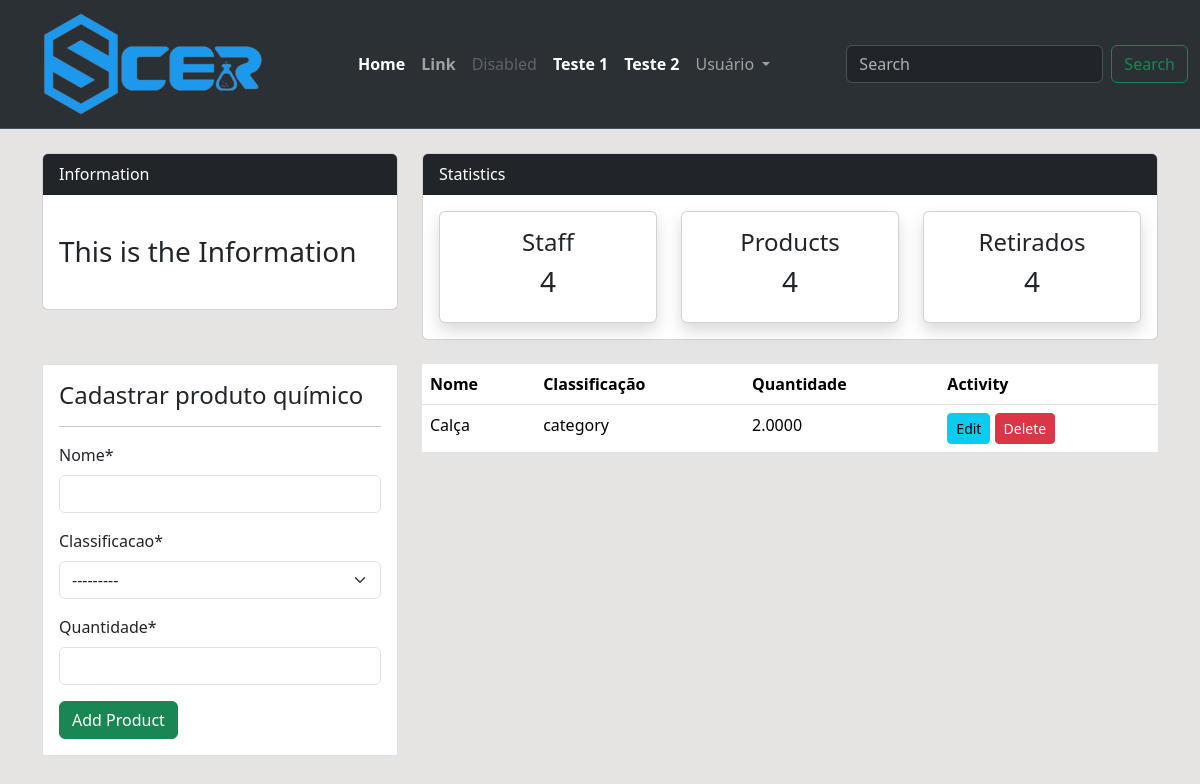
Before: /produtos/ (signed in) with the older database file.
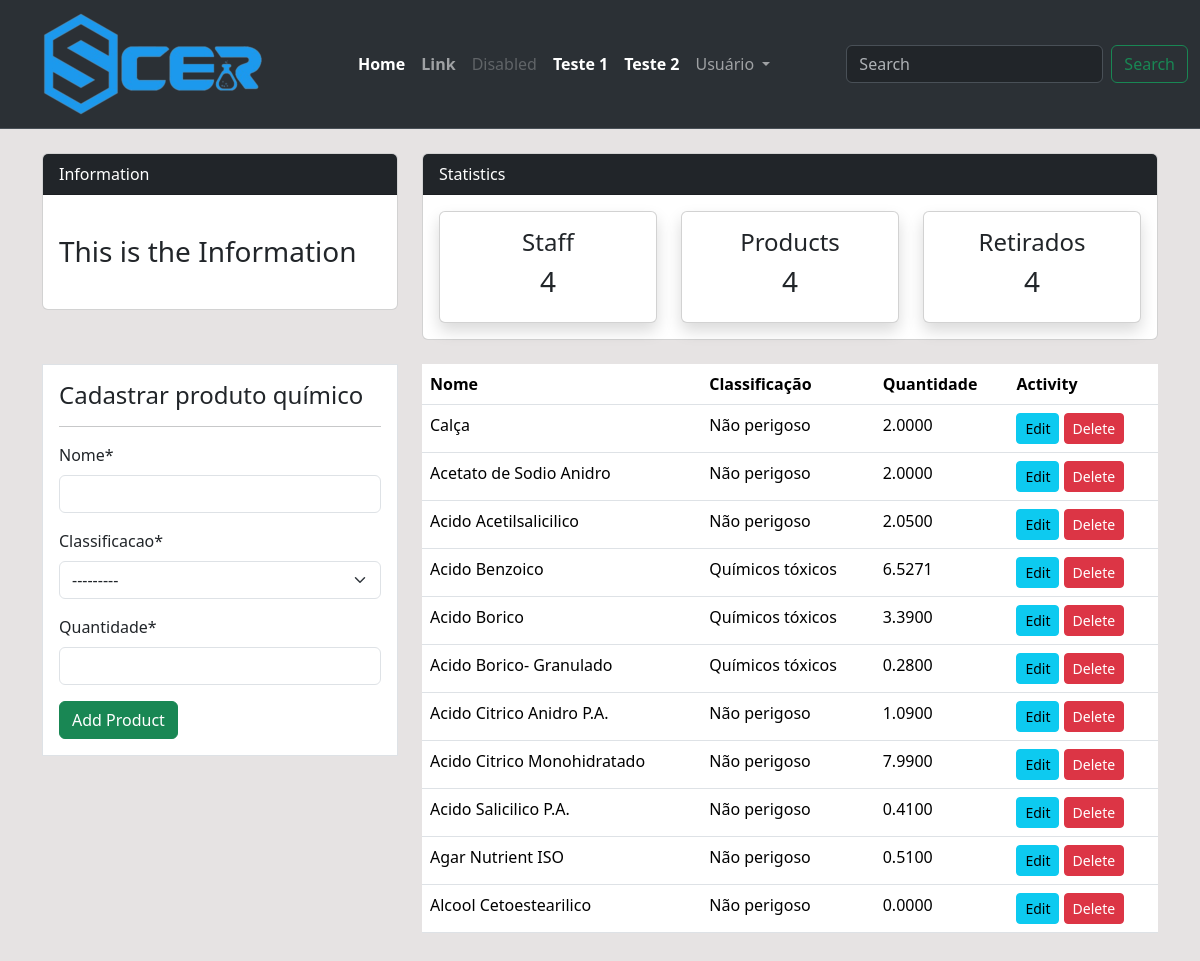
After: the same page with the newer database file.
### estatisticas/models.py (models this page shows, shortened)
class Produto(models.Model):
    nome = models.CharField(max_length=200, null=True)
    classificacao = models.CharField(max_length=200, choices=CLASSIFICACAO , null=True)
    quantidade = models.DecimalField(max_digits=19, decimal_places=4, null=True)

### estatisticas/views.py (the view)
# urls.py: path('produtos/', views.produtos, name="estatisticas-produtos"),
@login_required(login_url='user-login', ) # está configurado nas settings > login_url.
def produtos(request):
    items = Produto.objects.all()
    if request.method=="POST":
        form = ProdutoForm(request.POST)
        if form.is_valid():
            form.save()
            return redirect('estatisticas-produtos')
    else:
        form = ProdutoForm()
    context= {
        'items': items,
        'form' : form,
    }
    return render(request, 'estatisticas/produtos.html', context)

### estatisticas/forms.py
class ProdutoForm(forms.ModelForm):
    class Meta:
        model = Produto
        fields = ['nome', 'classificacao', 'quantidade']

### templates/estatisticas/produtos.html (shortened to what this page needs)
{% extends 'partials/base.html' %}
{% load crispy_forms_tags %}
{% block content%}
 {% include 'partials/topnav.html' %}
<div class="container">
    <div class="row my-4">
        <div class="col-md-4">
            <div class="border bg-white p-3">
                <h4>Cadastrar produto químico</h4>
                <hr>
                <form method="POST" action="">
                    {{ form|crispy }}
                    <input class="btn btn-success btn-block" type="submit" value="Add Product">
                </form>
            </div>
        </div>
        <div class="col-md-8">
            <table class="table bg-white">
                <thead class="bg-info">
                    <tr class="text-white">
                        <th scope="col">Nome</th>
                        <th scope="col">Classificação</th>
                        <th scope="col">Quantidade</th>
                        <th scope="col">Activity</th>
                    </tr>
                </thead>
                <tbody>
                    {% for item in items %}
                    <tr>
                        <td>{{item.nome}}</td>
                        <td>{{item.classificacao}}</td>
                        <td>{{item.quantidade}}</td>
                        <td>
                            <a class="btn btn-info btn-sm" href="">Edit</a>
                            <a class="btn btn-danger btn-sm" href="{% url 'estatisticas-produtos-delete' item.id %}">Delete</a>
                        </td>
                    </tr>
                    {% endfor %}
                </tbody>
            </table>
        </div>
    </div>
</div>
{% endblock %}

### templates/partials/base.html (shortened to what this page needs)
{% load static %}
<!doctype html>
<html lang="pt-br">
  <head>
    <link rel="stylesheet" href="https://cdn.jsdelivr.net/npm/bootstrap@5.3.3/dist/css/bootstrap.rtl.min.css">
    <link href="https://cdn.jsdelivr.net/npm/bootstrap@5.3.3/dist/css/bootstrap.min.css" rel="stylesheet">
    <link rel="stylesheet" href="https://cdn.jsdelivr.net/npm/@docsearch/css@3">
    <link rel="stylesheet" href="{% static '/style.css' %}">
  </head>
  <body>
    {% include 'partials/navbar.html' %}
    {% block content%}
    {% endblock %}
  </body>
</html>

### templates/partials/navbar.html (shortened to what this page needs)
{% load static %}
<nav class="navbar navbar-expand-lg bg-body-tertiary bg-dark border-bottom border-body" data-bs-theme="dark">
  <div class="container-fluid">
      <a class="navbar-brand" href="{% url 'estatisticas-index' %}">
        <img src="{% static '/scerlogopequeno.png' %}" />
      </a>
      <div class="collapse navbar-collapse" id="navbarSupportedContent">
        <ul class="navbar-nav me-auto mb-2 mb-lg-0">
          {% if user.is_authenticated %}
            <li class="nav-item">
              <a class="nav-link active fw-bold" aria-current="page" href="{% url 'estatisticas-index' %}">Home</a>
            </li>
            <li class="nav-item">
              <a class="nav-link fw-bold" href="#">Link</a>
            </li>
            <li class="nav-item">
              <a class="nav-link disabled" aria-disabled="true">Disabled</a>
            </li>
            <li class="nav-item">
              <a class="nav-link active fw-bold" aria-current="page" href="#">Teste 1</a>
            </li>
            <li class="nav-item">
              <a class="nav-link active fw-bold" aria-current="page" href="#">Teste 2</a>
            </li>
          {% endif %}
          <li class="nav-item dropdown">
            <a class="nav-link dropdown-toggle" href="#" role="button" data-bs-toggle="dropdown" aria-expanded="false">
              Usuário
            </a>
          </li>
        </ul>
        {% if user.is_authenticated %}
          <form class="d-flex" role="search">
            <input class="form-control me-2" type="search" placeholder="Search" aria-label="Search">
            <button class="btn btn-outline-success" type="submit">Search</button>
          </form>
        {% endif %}
      </div>
  </div>
</nav>

### templates/partials/topnav.html (shortened to what this page needs)
<div class="container">
    <div class="row mt-4">
        <div class="col-md-4">
            <div class="card">
                <div class="card-header bg-dark text-white">
                    Information
                </div>
                <div class="card-body">
                    <marquee behavior="" direction="">
                        <h3 class="my-4">This is the Information</h3>
                    </marquee>
                </div>
            </div>
        </div>
        <div class="col-md-8">
            <div class="card">
                <div class="card-header bg-dark text-white">
                    Statistics
                </div>
                <div class="card-body">
                    <div class="row">
                        <div class="col-md-4">
                            <a class="text-decoration-none text-dark" href="{% url 'estatisticas-staff' %}">
                                <div class="card my-card shadow text-center p-3">
                                    <h4>Staff </h4>
                                    <h3>4</h3>
                                </div>
                            </a>
                        </div>
                        <div class="col-md-4">
                            <a class="text-decoration-none text-dark" href="{% url 'estatisticas-produtos' %}">
                                <div class="card my-card shadow text-center p-3">
                                    <h4>Products </h4>
                                    <h3>4</h3>
                                </div>
                            </a>
                        </div>
                        <div class="col-md-4">
                            <a class="text-decoration-none text-dark" href="{% url 'estatisticas-retirada' %}">
                                <div class="card my-card shadow text-center p-3">
                                    <h4>Retirados </h4>
                                    <h3>4</h3>
                                </div>
                            </a>
                        </div>
                    </div>
                </div>
            </div>
        </div>
    </div>
</div>

### static/style.css (style rules this page uses)
body { background: rgb(230, 227, 227); }

Changed rows visible on the page:
changed Produto "Calça": classificacao "category" → "Não perigoso"
added Produto: nome "Acetato de Sodio Anidro", classificacao "Não perigoso", quantidade "2.0000"
added Produto: nome "Acido Acetilsalicilico", classificacao "Não perigoso", quantidade "2.0500"
added Produto: nome "Acido Benzoico", classificacao "Químicos tóxicos", quantidade "6.5271"
added Produto: nome "Acido Borico", classificacao "Químicos tóxicos", quantidade "3.3900"
added Produto: nome "Acido Borico- Granulado", classificacao "Químicos tóxicos", quantidade "0.2800"
added Produto: nome "Acido Citrico Anidro P.A.", classificacao "Não perigoso", quantidade "1.0900"
added Produto: nome "Acido Citrico Monohidratado", classificacao "Não perigoso", quantidade "7.9900"
added Produto: nome "Acido Salicilico P.A.", classificacao "Não perigoso", quantidade "0.4100"
added Produto: nome "Agar Nutrient ISO", classificacao "Não perigoso", quantidade "0.5100"
added Produto: nome "Alcool Cetoestearilico", classificacao "Não perigoso", quantidade "0.0000"
